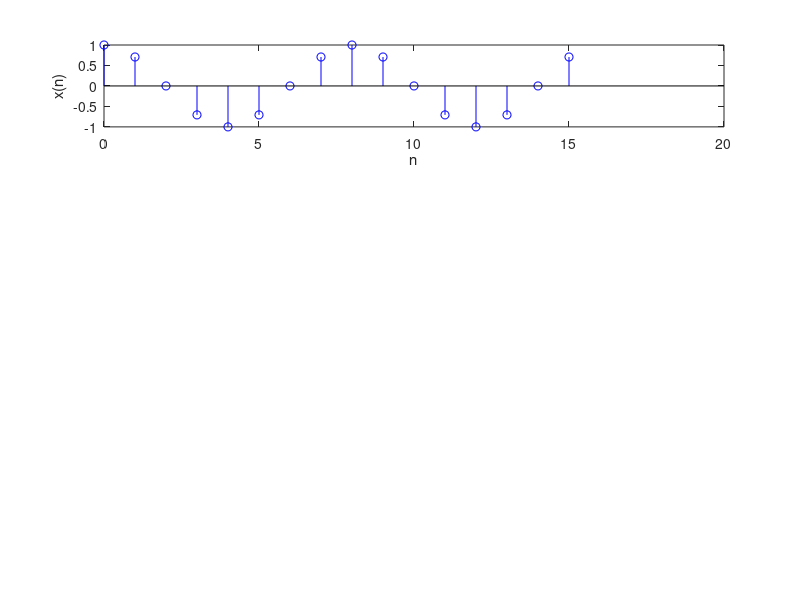

Source code (MATLAB): (Note: this script raises an error after producing the figure.)
clc
clear all
close all

N = 16;
n = 0:1:N-1;
k = 0:1:N-1;
[x_n] = zeros(1,N);
for ii = 1:N
    % if(n(ii)==3)
    %     x_n(ii) = 1;
    % else
    %     x_n(ii) = 0;
    % end
    x_n(ii) = cos((pi/4)*n(ii));
end
subplot(4,1,1),stem(n,x_n,'b');
xlabel("n");
ylabel("x(n)");

[X] = DFT(x_n,N,n,k);
X_mag = abs(X);
X_ang = atan(imag(X)./real(X));

x_n_rec = IDFT(X,N,n,k);

subplot(4,1,2),stem(k,X_mag,'k');
xlabel("k");
ylabel("|X(k)|");

subplot(4,1,3),stem(k,X_ang,'g');
xlabel("k");
ylabel("\angle X(k)");

subplot(4,1,4),stem(n,x_n_rec,'r');
xlabel("n");
ylabel("x_r(n)");